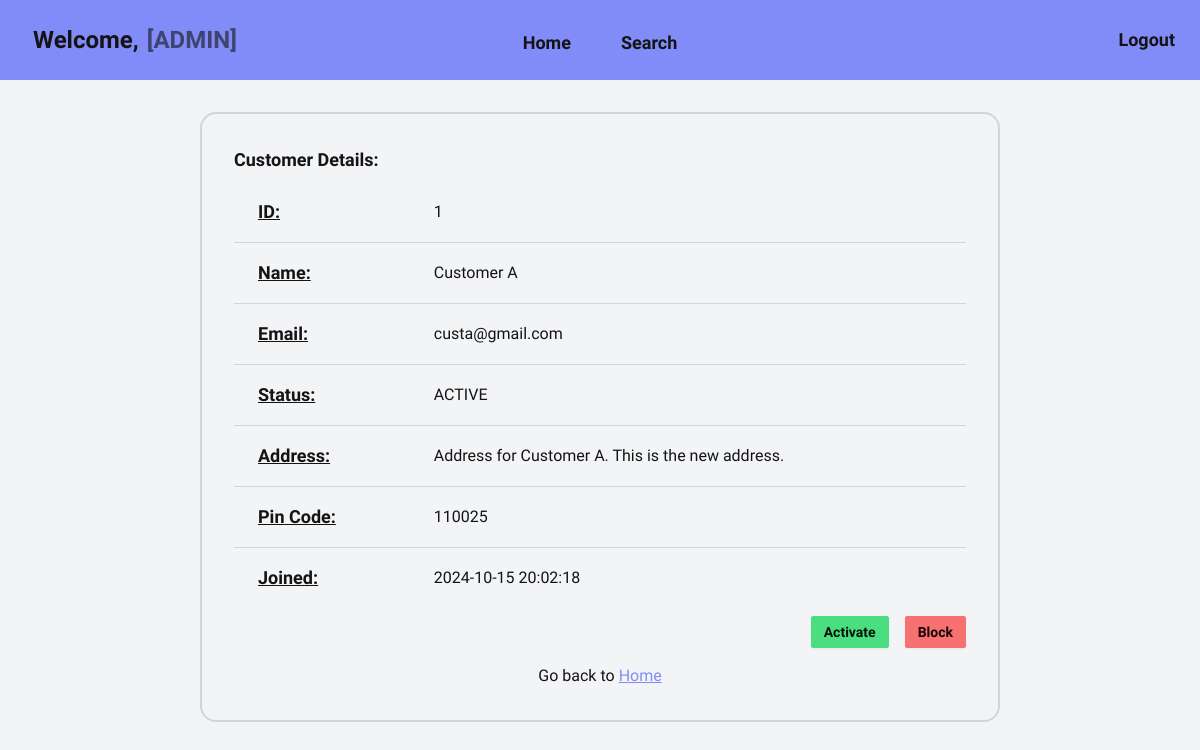
The page /admin/customer/details/1 on the database as committed earlier.
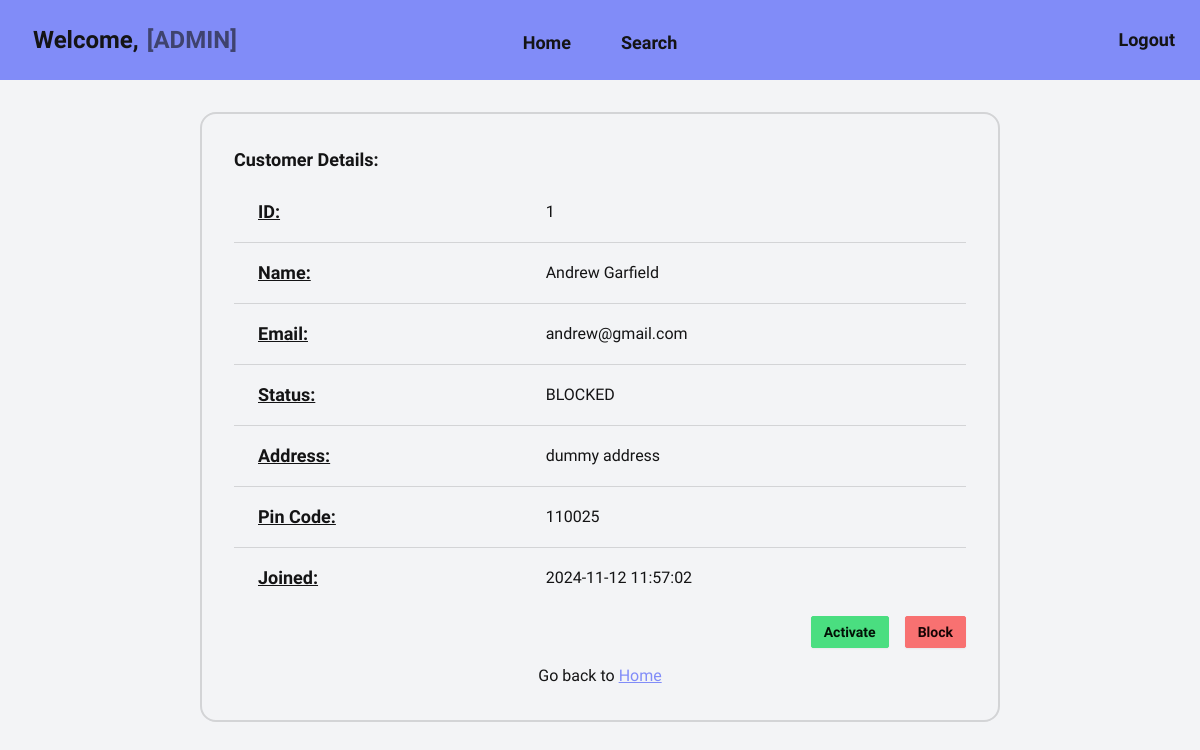
The same page on the database as committed later.
### models.py (models this page shows, shortened)
class User(db.Model, UserMixin):
    __tablename__ = 'user'
    id: Mapped[int] = mapped_column(
        Integer, primary_key=True, autoincrement="auto")
    fullname: Mapped[str] = mapped_column(String(200))
    username: Mapped[str] = mapped_column(String(30), unique=True)
    email: Mapped[str] = mapped_column(String(200), unique=True)
    password: Mapped[str] = mapped_column(String(40))
    role: Mapped[str] = mapped_column(String(200))

class Customer(db.Model):
    __tablename__ = 'customer'
    id: Mapped[int] = mapped_column(
        Integer, primary_key=True, autoincrement="auto")
    user_id: Mapped[int] = mapped_column(ForeignKey("user.id"))
    user: Mapped["User"] = relationship(cascade="all,delete")
    contact: Mapped[str] = mapped_column(String(10), unique=True)
    address: Mapped[str] = mapped_column(Text)
    pincode: Mapped[str] = mapped_column(String(6))
    status: Mapped[str] = mapped_column(String, default="ACTIVE")
    service_requests: Mapped[List["ServiceRequest"]] = relationship(
        back_populates="customer", cascade="all,delete")
    created: Mapped[Optional[datetime]] = mapped_column(
        DateTime, server_default=func.now())
    updated: Mapped[Optional[datetime]] = mapped_column(
        DateTime, default=func.now(), onupdate=func.now())

### views.py (the view)
@app.route("/admin/customer/details/<cust_id>")
def customer_details(cust_id):
    customer = get_with_id(Customer, cust_id)
    if not customer:
        return redirect(url_for('not_found'))
    return render_template("admin/customer/details.html", customer=customer)

### models.py (called while the page is built)
def get_with_id(model, pkid):
    sql = select(model).where(model.id == pkid)
    result = db.session.scalars(sql).first()
    return result

### templates/admin/customer/details.html (shortened to what this page needs)
{% extends "base/admin/loggedin.html" %}
{% block content %}
<section class="w-2/3 card card-bordered border-2">
  <div class="card-body">
    {% if customer %}
    <h2 class="card-title text-lg">Customer Details:</h2>
    <table class="table table-lg">
      <tbody>
        <tr>
          <td class="text-lg font-bold underline">ID:</td>
          <td>{{ customer.id }}</td>
        </tr>
        <tr>
          <td class="text-lg font-bold underline">Name:</td>
          <td>{{ customer.user.fullname }}</td>
        </tr>
        <tr>
          <td class="text-lg font-bold underline">Email:</td>
          <td>{{ customer.user.email }}</td>
        </tr>
        <tr>
          <td class="text-lg font-bold underline">Status:</td>
          <td>{{ customer.status }}</td>
        </tr>
        <tr>
          <td class="text-lg font-bold underline">Address:</td>
          <td>{{ customer.address }}</td>
        </tr>
        <tr>
          <td class="text-lg font-bold underline">Pin Code:</td>
          <td>{{ customer.pincode }}</td>
        </tr>
        <tr>
          <td class="text-lg font-bold underline">Joined:</td>
          <td>{{ customer.created }}</td>
        </tr>
      </tbody>
    </table>
    <div class="flex items-center justify-end gap-4">
      <a href="{{ url_for('customer_activate', cust_id=customer.id) }}">
        <button class="btn btn-sm btn-success">Activate</button>
      </a>
      <a href="{{ url_for('customer_block', cust_id=customer.id) }}">
        <button class="btn btn-sm btn-error">Block</button>
      </a>
    </div>
    {% else %}
    <p class="text-center text-lg font-bold">Requested customer not found</p>
    {% endif %}
    <p class="text-center pt-2">
      Go back to <a href="{{ url_for('admin_home') }}" class="link link-primary">Home</a>
    </p>
  </div>
</section>
{% endblock %}

Rows that differ between the two databases and show on the page:
removed User: user.fullname "Customer A", user.email "custa@gmail.com"
changed Customer id 1: status "ACTIVE" → "BLOCKED"; address "Address for Customer A. This is the new address." → "dummy address"; created "2024-10-15 20:02:18" → "2024-11-12 11:57:02"
now on this page (row edited): User: user.fullname "Andrew Garfield", user.email "andrew@gmail.com"
